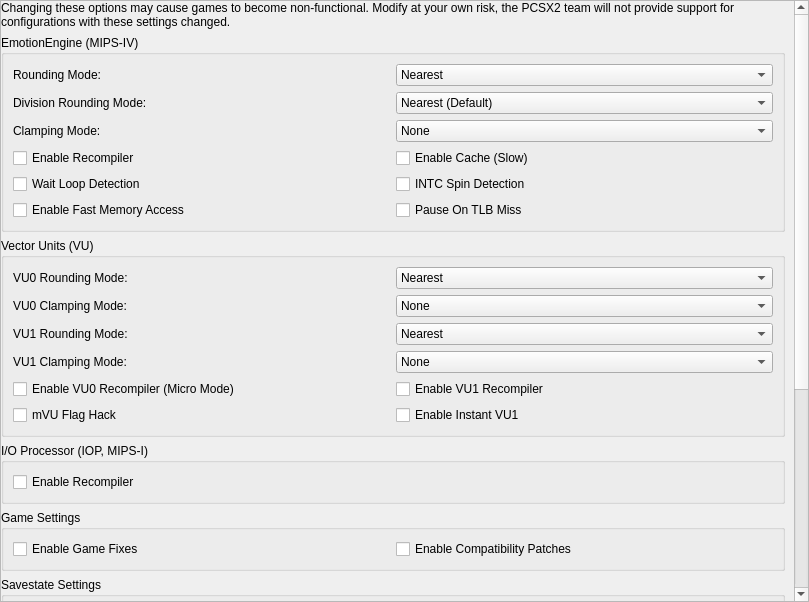
<?xml version="1.0" encoding="UTF-8"?>
<ui version="4.0">
 <class>AdvancedSystemSettingsWidget</class>
 <widget class="QWidget" name="AdvancedSystemSettingsWidget">
  <property name="geometry">
   <rect>
    <x>0</x>
    <y>0</y>
    <width>809</width>
    <height>602</height>
   </rect>
  </property>
  <layout class="QVBoxLayout" name="verticalLayout_2">
   <property name="leftMargin">
    <number>0</number>
   </property>
   <property name="topMargin">
    <number>0</number>
   </property>
   <property name="rightMargin">
    <number>0</number>
   </property>
   <property name="bottomMargin">
    <number>0</number>
   </property>
   <item>
    <widget class="QScrollArea" name="scrollArea">
     <property name="widgetResizable">
      <bool>true</bool>
     </property>
     <widget class="QWidget" name="scrollAreaWidgetContents">
      <property name="geometry">
       <rect>
        <x>0</x>
        <y>-447</y>
        <width>790</width>
        <height>1049</height>
       </rect>
      </property>
      <layout class="QVBoxLayout" name="verticalLayout">
       <property name="leftMargin">
        <number>0</number>
       </property>
       <property name="topMargin">
        <number>0</number>
       </property>
       <property name="bottomMargin">
        <number>0</number>
       </property>
       <item>
        <widget class="QLabel" name="disclaimerLabel">
         <property name="text">
          <string>Changing these options may cause games to become non-functional. Modify at your own risk, the PCSX2 team will not provide support for configurations with these settings changed.</string>
         </property>
         <property name="wordWrap">
          <bool>true</bool>
         </property>
        </widget>
       </item>
       <item>
        <widget class="QGroupBox" name="eeSettings">
         <property name="title">
          <string extracomment="Emotion Engine = Commercial name of one of PS2's processors. Leave as-is unless there's an official name (like for Japanese).">EmotionEngine (MIPS-IV)</string>
         </property>
         <layout class="QGridLayout" name="gridLayout_7">
          <item row="0" column="0">
           <widget class="QLabel" name="eeRoundingLabel">
            <property name="text">
             <string extracomment="Rounding refers here to the mathematical term.">Rounding Mode:</string>
            </property>
           </widget>
          </item>
          <item row="0" column="1">
           <widget class="QComboBox" name="eeRoundingMode">
            <item>
             <property name="text">
              <string>Nearest</string>
             </property>
            </item>
            <item>
             <property name="text">
              <string>Negative</string>
             </property>
            </item>
            <item>
             <property name="text">
              <string>Positive</string>
             </property>
            </item>
            <item>
             <property name="text">
              <string>Chop/Zero (Default)</string>
             </property>
            </item>
           </widget>
          </item>
          <item row="1" column="0">
           <widget class="QLabel" name="eeDivRoundingLabel">
            <property name="text">
             <string extracomment="Rounding refers here to the mathematical term.">Division Rounding Mode:</string>
            </property>
           </widget>
          </item>
          <item row="1" column="1">
           <widget class="QComboBox" name="eeDivRoundingMode">
            <item>
             <property name="text">
              <string>Nearest (Default)</string>
             </property>
            </item>
            <item>
             <property name="text">
              <string>Negative</string>
             </property>
            </item>
            <item>
             <property name="text">
              <string>Positive</string>
             </property>
            </item>
            <item>
             <property name="text">
              <string>Chop/Zero</string>
             </property>
            </item>
           </widget>
          </item>
          <item row="2" column="0">
           <widget class="QLabel" name="eeClampLabel">
            <property name="text">
             <string extracomment="Clamping: Forcing out of bounds things in bounds by changing them to the closest possible value.  In this case, this refers to clamping large PS2 floating point values (which map to infinity or NaN in PCs' IEEE754 floats) to non-infinite ones.">Clamping Mode:</string>
            </property>
           </widget>
          </item>
          <item row="2" column="1">
           <widget class="QComboBox" name="eeClampMode">
            <item>
             <property name="text">
              <string comment="ClampMode">None</string>
             </property>
            </item>
            <item>
             <property name="text">
              <string>Normal (Default)</string>
             </property>
            </item>
            <item>
             <property name="text">
              <string extracomment="Sign: refers here to the mathematical meaning (plus/minus).">Extra + Preserve Sign</string>
             </property>
            </item>
            <item>
             <property name="text">
              <string>Full</string>
             </property>
            </item>
           </widget>
          </item>
          <item row="3" column="0" colspan="2">
           <layout class="QGridLayout" name="eeSettingsMisc">
            <item row="1" column="0">
             <widget class="QCheckBox" name="eeWaitLoopDetection">
              <property name="text">
               <string>Wait Loop Detection</string>
              </property>
             </widget>
            </item>
            <item row="0" column="0">
             <widget class="QCheckBox" name="eeRecompiler">
              <property name="text">
               <string>Enable Recompiler</string>
              </property>
             </widget>
            </item>
            <item row="2" column="0">
             <widget class="QCheckBox" name="eeFastmem">
              <property name="text">
               <string>Enable Fast Memory Access</string>
              </property>
             </widget>
            </item>
            <item row="0" column="1">
             <widget class="QCheckBox" name="eeCache">
              <property name="text">
               <string>Enable Cache (Slow)</string>
              </property>
             </widget>
            </item>
            <item row="1" column="1">
             <widget class="QCheckBox" name="eeINTCSpinDetection">
              <property name="text">
               <string>INTC Spin Detection</string>
              </property>
             </widget>
            </item>
            <item row="2" column="1">
             <widget class="QCheckBox" name="pauseOnTLBMiss">
              <property name="text">
               <string>Pause On TLB Miss</string>
              </property>
             </widget>
            </item>
           </layout>
          </item>
         </layout>
        </widget>
       </item>
       <item>
        <widget class="QGroupBox" name="vuSettings">
         <property name="title">
          <string extracomment="Vector Unit/VU: refers to two of PS2's processors. Do not translate the full text or do so as a comment. Leave the acronym as-is.">Vector Units (VU)</string>
         </property>
         <layout class="QGridLayout" name="gridLayout_3">
          <item row="2" column="0">
           <widget class="QLabel" name="vu1RoundingLabel">
            <property name="text">
             <string>VU1 Rounding Mode:</string>
            </property>
           </widget>
          </item>
          <item row="0" column="1">
           <widget class="QComboBox" name="vu0RoundingMode">
            <item>
             <property name="text">
              <string>Nearest</string>
             </property>
            </item>
            <item>
             <property name="text">
              <string>Negative</string>
             </property>
            </item>
            <item>
             <property name="text">
              <string>Positive</string>
             </property>
            </item>
            <item>
             <property name="text">
              <string>Chop/Zero (Default)</string>
             </property>
            </item>
           </widget>
          </item>
          <item row="4" column="0" colspan="2">
           <layout class="QGridLayout" name="vuSettingsLayout">
            <item row="1" column="0">
             <widget class="QCheckBox" name="vuFlagHack">
              <property name="text">
               <string>mVU Flag Hack</string>
              </property>
             </widget>
            </item>
            <item row="0" column="1">
             <widget class="QCheckBox" name="vu1Recompiler">
              <property name="text">
               <string>Enable VU1 Recompiler</string>
              </property>
             </widget>
            </item>
            <item row="0" column="0">
             <widget class="QCheckBox" name="vu0Recompiler">
              <property name="text">
               <string>Enable VU0 Recompiler (Micro Mode)</string>
              </property>
             </widget>
            </item>
            <item row="1" column="1">
             <widget class="QCheckBox" name="instantVU1">
              <property name="text">
               <string>Enable Instant VU1</string>
              </property>
             </widget>
            </item>
           </layout>
          </item>
          <item row="1" column="1">
           <widget class="QComboBox" name="vu0ClampMode">
            <item>
             <property name="text">
              <string>None</string>
             </property>
            </item>
            <item>
             <property name="text">
              <string>Normal (Default)</string>
             </property>
            </item>
            <item>
             <property name="text">
              <string>Extra</string>
             </property>
            </item>
            <item>
             <property name="text">
              <string>Extra + Preserve Sign</string>
             </property>
            </item>
           </widget>
          </item>
          <item row="1" column="0">
           <widget class="QLabel" name="vu0ClampLabel">
            <property name="text">
             <string>VU0 Clamping Mode:</string>
            </property>
           </widget>
          </item>
          <item row="0" column="0">
           <widget class="QLabel" name="vu0RoundingLabel">
            <property name="text">
             <string>VU0 Rounding Mode:</string>
            </property>
           </widget>
          </item>
          <item row="3" column="0">
           <widget class="QLabel" name="vu1ClampLabel">
            <property name="text">
             <string>VU1 Clamping Mode:</string>
            </property>
           </widget>
          </item>
          <item row="2" column="1">
           <widget class="QComboBox" name="vu1RoundingMode">
            <item>
             <property name="text">
              <string>Nearest</string>
             </property>
            </item>
            <item>
             <property name="text">
              <string>Negative</string>
             </property>
            </item>
            <item>
             <property name="text">
              <string>Positive</string>
             </property>
            </item>
            <item>
             <property name="text">
              <string>Chop/Zero (Default)</string>
             </property>
            </item>
           </widget>
          </item>
          <item row="3" column="1">
           <widget class="QComboBox" name="vu1ClampMode">
            <item>
             <property name="text">
              <string>None</string>
             </property>
            </item>
            <item>
             <property name="text">
              <string>Normal (Default)</string>
             </property>
            </item>
            <item>
             <property name="text">
              <string>Extra</string>
             </property>
            </item>
            <item>
             <property name="text">
              <string>Extra + Preserve Sign</string>
             </property>
            </item>
           </widget>
          </item>
         </layout>
        </widget>
       </item>
       <item>
        <widget class="QGroupBox" name="iopSettings">
         <property name="title">
          <string>I/O Processor (IOP, MIPS-I)</string>
         </property>
         <layout class="QGridLayout" name="gridLayout_2">
          <item row="0" column="0">
           <widget class="QCheckBox" name="iopRecompiler">
            <property name="text">
             <string>Enable Recompiler</string>
            </property>
           </widget>
          </item>
         </layout>
        </widget>
       </item>
       <item>
        <widget class="QGroupBox" name="gameSettings">
         <property name="title">
          <string>Game Settings</string>
         </property>
         <layout class="QGridLayout" name="gridLayout">
          <item row="0" column="0">
           <widget class="QCheckBox" name="gameFixes">
            <property name="text">
             <string>Enable Game Fixes</string>
            </property>
           </widget>
          </item>
          <item row="0" column="1">
           <widget class="QCheckBox" name="patches">
            <property name="text">
             <string>Enable Compatibility Patches</string>
            </property>
           </widget>
          </item>
         </layout>
        </widget>
       </item>
       <item>
        <widget class="QGroupBox" name="savestateSettings">
         <property name="title">
          <string>Savestate Settings</string>
         </property>
         <layout class="QGridLayout" name="savestateSettingsLayout">
          <item row="3" column="1">
           <widget class="QCheckBox" name="saveStateOnShutdown">
            <property name="text">
             <string>Save State On Shutdown</string>
            </property>
           </widget>
          </item>
          <item row="1" column="1">
           <widget class="QComboBox" name="savestateCompressionLevel">
            <item>
             <property name="text">
              <string>Low (Fast)</string>
             </property>
            </item>
            <item>
             <property name="text">
              <string>Medium (Recommended)</string>
             </property>
            </item>
            <item>
             <property name="text">
              <string>High</string>
             </property>
            </item>
            <item>
             <property name="text">
              <string>Very High (Slow, Not Recommended)</string>
             </property>
            </item>
           </widget>
          </item>
          <item row="0" column="1">
           <widget class="QComboBox" name="savestateCompressionMethod">
            <item>
             <property name="text">
              <string>Uncompressed</string>
             </property>
            </item>
            <item>
             <property name="text">
              <string>Deflate64</string>
             </property>
            </item>
            <item>
             <property name="text">
              <string>Zstandard</string>
             </property>
            </item>
            <item>
             <property name="text">
              <string>LZMA2</string>
             </property>
            </item>
           </widget>
          </item>
          <item row="1" column="0">
           <widget class="QLabel" name="savestateCompressionMethodLabel">
            <property name="text">
             <string>Compression Level:</string>
            </property>
           </widget>
          </item>
          <item row="3" column="0">
           <widget class="QCheckBox" name="backupSaveStates">
            <property name="text">
             <string>Create Save State Backups</string>
            </property>
           </widget>
          </item>
          <item row="0" column="0">
           <widget class="QLabel" name="savestateCompressionLabel">
            <property name="text">
             <string>Compression Method:</string>
            </property>
           </widget>
          </item>
          <item row="4" column="0">
           <widget class="QCheckBox" name="savestateSelector">
            <property name="text">
             <string>Use Save State Selector</string>
            </property>
           </widget>
          </item>
         </layout>
        </widget>
       </item>
       <item>
        <widget class="QGroupBox" name="framerateControlSettings">
         <property name="title">
          <string>Frame Rate Control</string>
         </property>
         <layout class="QGridLayout" name="framerateControlLayout">
          <item row="1" column="1">
           <widget class="QDoubleSpinBox" name="palFrameRate">
            <property name="suffix">
             <string extracomment="hz=Hertz, as in the measuring unit. Shown after the corresponding number. Those languages who'd need to remove the space or do something in between should do so."> hz</string>
            </property>
            <property name="minimum">
             <double>10.000000000000000</double>
            </property>
            <property name="maximum">
             <double>300.000000000000000</double>
            </property>
            <property name="singleStep">
             <double>0.010000000000000</double>
            </property>
           </widget>
          </item>
          <item row="0" column="1">
           <widget class="QDoubleSpinBox" name="ntscFrameRate">
            <property name="suffix">
             <string> hz</string>
            </property>
            <property name="minimum">
             <double>10.000000000000000</double>
            </property>
            <property name="maximum">
             <double>300.000000000000000</double>
            </property>
            <property name="singleStep">
             <double>0.010000000000000</double>
            </property>
           </widget>
          </item>
          <item row="1" column="0">
           <widget class="QLabel" name="palLabel">
            <property name="text">
             <string>PAL Frame Rate:</string>
            </property>
           </widget>
          </item>
          <item row="0" column="0">
           <widget class="QLabel" name="ntscLabel">
            <property name="text">
             <string>NTSC Frame Rate:</string>
            </property>
           </widget>
          </item>
         </layout>
        </widget>
       </item>
       <item>
        <widget class="QGroupBox" name="pineSettings">
         <property name="title">
          <string>PINE Settings</string>
         </property>
         <layout class="QGridLayout" name="pineSettingsLayout">
          <item row="1" column="1">
           <widget class="QLineEdit" name="pineSlot">
            <property name="sizePolicy">
             <sizepolicy hsizetype="Minimum" vsizetype="Fixed">
              <horstretch>0</horstretch>
              <verstretch>0</verstretch>
             </sizepolicy>
            </property>
           </widget>
          </item>
          <item row="1" column="0">
           <widget class="QLabel" name="pineSlotLabel">
            <property name="sizePolicy">
             <sizepolicy hsizetype="Preferred" vsizetype="Preferred">
              <horstretch>0</horstretch>
              <verstretch>0</verstretch>
             </sizepolicy>
            </property>
            <property name="text">
             <string>Slot:</string>
            </property>
           </widget>
          </item>
          <item row="0" column="0">
           <widget class="QCheckBox" name="pineEnable">
            <property name="text">
             <string>Enable</string>
            </property>
           </widget>
          </item>
         </layout>
        </widget>
       </item>
       <item>
        <spacer name="verticalSpacerBottom">
         <property name="orientation">
          <enum>Qt::Orientation::Vertical</enum>
         </property>
         <property name="sizeHint" stdset="0">
          <size>
           <width>20</width>
           <height>3</height>
          </size>
         </property>
        </spacer>
       </item>
      </layout>
     </widget>
    </widget>
   </item>
  </layout>
 </widget>
 <resources>
  <include location="../resources/resources.qrc"/>
 </resources>
 <connections/>
</ui>
